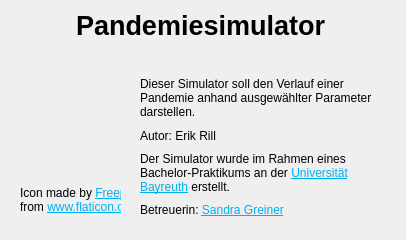
<?xml version="1.0" encoding="UTF-8"?>
<ui version="4.0">
 <class>Dialog</class>
 <widget class="QDialog" name="Dialog">
  <property name="geometry">
   <rect>
    <x>0</x>
    <y>0</y>
    <width>406</width>
    <height>240</height>
   </rect>
  </property>
  <property name="windowTitle">
   <string>Über</string>
  </property>
  <widget class="QLabel" name="label">
   <property name="geometry">
    <rect>
     <x>0</x>
     <y>0</y>
     <width>401</width>
     <height>51</height>
    </rect>
   </property>
   <property name="font">
    <font>
     <pointsize>20</pointsize>
     <weight>75</weight>
     <bold>true</bold>
    </font>
   </property>
   <property name="text">
    <string>Pandemiesimulator</string>
   </property>
   <property name="alignment">
    <set>Qt::AlignCenter</set>
   </property>
  </widget>
  <widget class="QLabel" name="label_2">
   <property name="geometry">
    <rect>
     <x>20</x>
     <y>180</y>
     <width>101</width>
     <height>41</height>
    </rect>
   </property>
   <property name="font">
    <font>
     <pointsize>8</pointsize>
    </font>
   </property>
   <property name="text">
    <string>&lt;html&gt;&lt;head/&gt;&lt;body&gt;&lt;p&gt;&lt;span style=&quot; font-size:9pt;&quot;&gt;Icon made by &lt;/span&gt;&lt;a href=&quot;https://www.freepik.com&quot;&gt;&lt;span style=&quot; font-size:9pt; text-decoration: underline; color:#00afef;&quot;&gt;Freepik&lt;br/&gt;&lt;/span&gt;&lt;/a&gt;&lt;span style=&quot; font-size:9pt;&quot;&gt;from &lt;/span&gt;&lt;a href=&quot;https://www.flaticon.com/&quot;&gt;&lt;span style=&quot; font-size:9pt; text-decoration: underline; color:#00afef;&quot;&gt;www.flaticon.com&lt;/span&gt;&lt;/a&gt;&lt;/p&gt;&lt;/body&gt;&lt;/html&gt;</string>
   </property>
  </widget>
  <widget class="QLabel" name="label_image">
   <property name="geometry">
    <rect>
     <x>20</x>
     <y>70</y>
     <width>100</width>
     <height>100</height>
    </rect>
   </property>
   <property name="autoFillBackground">
    <bool>false</bool>
   </property>
   <property name="frameShape">
    <enum>QFrame::NoFrame</enum>
   </property>
   <property name="text">
    <string/>
   </property>
  </widget>
  <widget class="QWidget" name="verticalLayoutWidget">
   <property name="geometry">
    <rect>
     <x>140</x>
     <y>50</y>
     <width>241</width>
     <height>171</height>
    </rect>
   </property>
   <layout class="QVBoxLayout" name="verticalLayout">
    <property name="spacing">
     <number>5</number>
    </property>
    <item>
     <widget class="QLabel" name="label_version">
      <property name="text">
       <string/>
      </property>
     </widget>
    </item>
    <item>
     <widget class="QLabel" name="label_4">
      <property name="text">
       <string>Dieser Simulator soll den Verlauf einer Pandemie anhand ausgewählter Parameter darstellen.</string>
      </property>
      <property name="textFormat">
       <enum>Qt::RichText</enum>
      </property>
      <property name="wordWrap">
       <bool>true</bool>
      </property>
     </widget>
    </item>
    <item>
     <widget class="QLabel" name="label_5">
      <property name="text">
       <string>Autor: Erik Rill</string>
      </property>
     </widget>
    </item>
    <item>
     <widget class="QLabel" name="label_7">
      <property name="text">
       <string>&lt;html&gt;&lt;head/&gt;&lt;body&gt;&lt;p&gt;Der Simulator wurde im Rahmen eines Bachelor-Praktikums an der &lt;a href=&quot;https://uni-bayreuth.de&quot;&gt;&lt;span style=&quot; text-decoration: underline; color:#00afef;&quot;&gt;Universität Bayreuth&lt;/span&gt;&lt;/a&gt; erstellt.&lt;/p&gt;&lt;/body&gt;&lt;/html&gt;</string>
      </property>
      <property name="textFormat">
       <enum>Qt::RichText</enum>
      </property>
      <property name="wordWrap">
       <bool>true</bool>
      </property>
      <property name="openExternalLinks">
       <bool>true</bool>
      </property>
     </widget>
    </item>
    <item>
     <widget class="QLabel" name="label_6">
      <property name="text">
       <string>&lt;html&gt;&lt;head/&gt;&lt;body&gt;&lt;p&gt;Betreuerin: &lt;a href=&quot;http://www.ai1.uni-bayreuth.de/en/team/Greiner_Sandra/index.php&quot;&gt;&lt;span style=&quot; text-decoration: underline; color:#00afef;&quot;&gt;Sandra Greiner&lt;/span&gt;&lt;/a&gt;&lt;/p&gt;&lt;/body&gt;&lt;/html&gt;</string>
      </property>
      <property name="textFormat">
       <enum>Qt::RichText</enum>
      </property>
      <property name="openExternalLinks">
       <bool>true</bool>
      </property>
     </widget>
    </item>
   </layout>
  </widget>
 </widget>
 <resources/>
 <connections/>
</ui>
